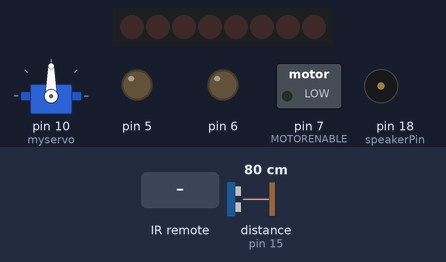
This sketch was run on a simulated Arduino Uno, built with avr-gcc and run on an emulated ATmega328P. Shown: 8 shift-register outputs drawn as a row of LEDs (first output left, lit = HIGH), servo, switched loads named in the sketch (green lamp = pin HIGH), output pins drawn as LEDs (lit = HIGH), buzzer (waves = sounding). Wiring (inferred from the names in the program): shift register (74HC595): data pin 8; shift clock pin 4; latch pin 12. Wiring (inferred from the signals the program sends): row of LEDs: on Q0, Q1, Q2, Q3, Q4, Q5, Q6, Q7. The inputs (shaded band) are chosen by the test bench; at power-on: distance to the obstacle (sensor on pin 15) 80 cm. The echo pulse lasts 58.3 µs per cm; pins used as bus, display or sensor lines are not drawn; what the sketch prints to the serial monitor is not drawn.

Above: at 1.7 s.
1.8 s: infrared code 0x9FD6A21A received
At 2.34 s:
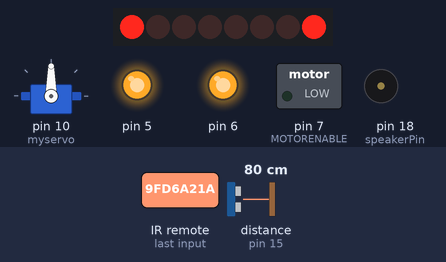
4.0 s: infrared code 0x17F77895 received
At 4.8 s:
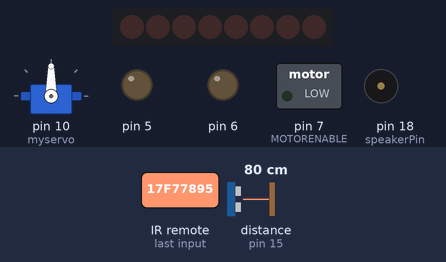
5.6 s: infrared code 0xEA7526F9 received
At 6.0 s:
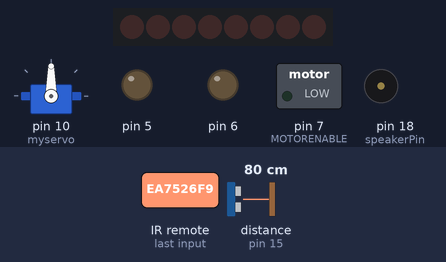
7.2 s: infrared code 0x2EB5C035 received
At 7.6 s:
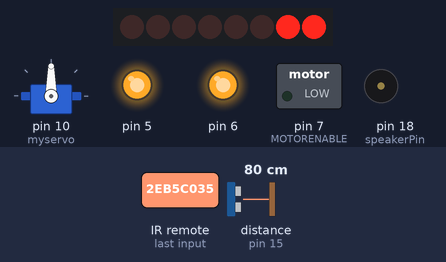
8.8 s: infrared code 0x129F1E59 received
At 9.6 s:
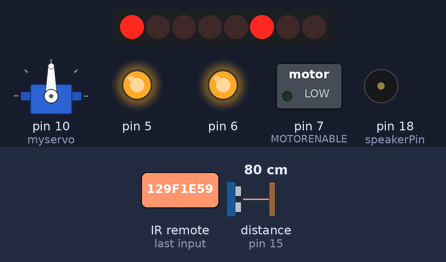
10.3 s: infrared code 0x2EB5C035 received
At 11.2 s:
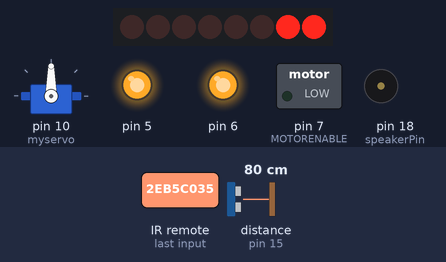
Timing chart, 0 to 12.9 s (numbered marks = the images above; inputs shaded):
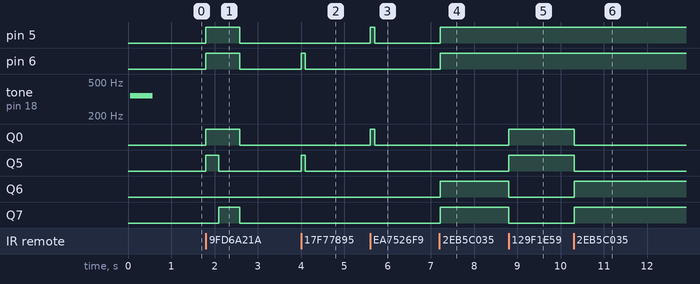

Measured:
- after the input at 1.8 s, pin 5, pin 6, Q0: LOW → HIGH at once, → LOW 0.78 s later; Q5: LOW → HIGH at once, → LOW 0.30 s later; Q7: LOW → HIGH after 0.30 s, → LOW 0.48 s later
- after the input at 4.0 s, pin 6, Q5: LOW → HIGH at once, → LOW 0.10 s later
- after the input at 5.6 s, pin 5, Q0: LOW → HIGH at once, → LOW 0.10 s later
- after the input at 7.2 s, pin 5, pin 6, Q6, Q7: LOW → HIGH at once
- after the input at 8.8 s, Q0, Q5: LOW → HIGH at once; Q6, Q7: HIGH → LOW at once
- after the input at 10.3 s, Q0, Q5: HIGH → LOW at once; Q6, Q7: LOW → HIGH at once

The sketch:

blp_2wd_bot2_rev4_servo_ino.ino
```cpp
// Simple Adafruit Motor Shield sketch
// -----------------------------------
//
// By arduino.cc user "Krodal".
// June 2012
// Open Source / Public Domain
//
// Using Arduino 1.0.1
//
// A simple sketch for the Adafruit motor shield,
// without using the Adafruit library.
//
// The outputs can be used for DC-motors
// (either full H-bridge or just On and Off), lights,
// relays, solenoids, etc.
// But stepper motors can not be used !
// Servo motors can be used with the default Servo library.
//
// A maximum of 4 DC motors can be used with full-bridge,
// or a maximum of 8 normal outputs, or a combination.
// Two servo motors can always be used, they use the +5V
// of the Arduino board, so the voltage regulator could
// get hot.
//
// Tested with an Ebay clone with the Arduino Uno.
//
// Parts of the code are from the Adafruit Motor Shield
// library.
// The Adafruit program is public domain.
// This code is also public domain
//
// This simplified program is using the normal
// Arduino library functions as much as possible.
//
// The motors will make a whistling sound,
// due to the analogWrite() PWM frequency.
// The Adafruit library is specifically designed to avoid
// this, so use the Adafruit library for a better result.
//
//
//
// Connector usage
// ---------------
// The order is different than what you would expect.
// If the Arduino (Uno) board is held with the USB
// connector to the left, the positive (A) side is
// at the top (north), and the negative (B) side is
// the bottom (south) for both headers.
//
//   Connector X1:
//     M1 on outside = MOTOR1_A   (+) north
//     M1 on inside  = MOTOR1_B   (-)
//     middle        = GND
//     M2 on inside  = MOTOR2_A   (+)
//     M2 on outside = MOTOR2_B   (-) south
//
//   Connector X2:
//     M3 on outside = MOTOR3_B   (-) south
//     M3 on inside  = MOTOR3_A   (+)
//     middle        = GND
//     M4 on inside  = MOTOR4_B   (-)
//     M4 on outside = MOTOR4_A   (+) north
//
//
//         -------------------------------
//         | -+s                         |
//         | -+s                         |
//    M1 A |                             | M4 A
//    M1 B |                             | M4 B
//    GND  |                             | GND
//    M2 A |                             | M3 A
//    M2 B |                             | M3 B
//         |                       ..... |
//         -------------------------------
//                + -
//
//
//
// Pin usage with the Adafruit Motorshield
// ---------------------------------------
// Analog pins: not used at all
//     A0 ... A5 are still available
//     They all can also be used as digital pins.
//     Also I2C (A4=SDA and A5=SCL) can be used.
//     These pins have a breadboard area on the shield.
// Digital pins: used: 3,4,5,6,7,8,9,10,11,12
//     Pin 9 and 10 are only used for the servo motors.
//     Already in use: 0 (RX) and 1 (TX).
//     Unused: 2,13
//     Pin 2 has an soldering hole on the board,
//           easy to connect a wire.
//     Pin 13 is also connected to the system led.
// I2C is possible, but SPI is not possible since
// those pins are used.
//

/*
 * IRremote: IRrecvDemo - demonstrates receiving IR codes with IRrecv
 * An IR detector/demodulator must be connected to the input RECV_PIN.
 * Version 0.1 July, 2009
 * Copyright 2009 Ken Shirriff
 * http://arcfn.com
 */


#include <Servo.h>
#include <IRremote.h>

int RECV_PIN = 16;  // IR REC Signal - A2
// Arduino pins for the shift register
#define MOTORLATCH 12
#define MOTORCLK 4
#define MOTORENABLE 7
#define MOTORDATA 8

// 8-bit bus after the 74HC595 shift register
// (not Arduino pins)
// These are used to set the direction of the bridge driver.
#define MOTOR1_A 2
#define MOTOR1_B 3
#define MOTOR2_A 1
#define MOTOR2_B 4
#define MOTOR3_A 5
#define MOTOR3_B 7
#define MOTOR4_A 0
#define MOTOR4_B 6

// Arduino pins for the PWM signals.
#define MOTOR1_PWM 11
#define MOTOR2_PWM 3
#define MOTOR3_PWM 6
#define MOTOR4_PWM 5
#define SERVO1_PWM 10
#define SERVO2_PWM 9

// Codes for the motor function.
#define FORWARD 1
#define BACKWARD 2
#define BRAKE 3
#define RELEASE 4


#define TRIGGER_PIN  14  // Arduino pin tied to trigger pin on the ultrasonic sensor.
#define ECHO_PIN     15  // Arduino pin tied to echo pin on the ultrasonic sensor.
#define MAX_DISTANCE 200 // Maximum distance we want to ping for (in centimeters). Maximum sensor distance is rated at 400-500cm.


#define C_FORWARD  10
#define C_BACKWARD 15
#define C_STOP  20
#define C_TURN_CC 30


int length = 7; // the number of notes
char notes[] = "ccggaagffeeddc"; // a space represents a rest
int beats[] = { 1, 1, 1, 1, 1, 1, 2, 1, 1, 1, 1, 1, 1, 2, 4 };
int tempo = 200;


// Declare classes for Servo connectors of the MotorShield.
 Servo servo_1;
 Servo servo_2;
   int count=0;
 int command[140];
 int commandTimer[140];
 int commandCounter=0;
 boolean record = false;
 int playbackCounter=0;

IRrecv irrecv(RECV_PIN);
decode_results results;
int speakerPin = 18;
bool forwardMode = false;

Servo myservo;  // create servo object to control a servo
                // twelve servo objects can be created on most boards

int pos = 0;    // variable to store the servo position


void setup()
{
   Serial.begin(9600);
   Serial.println("Simple Barry Robot sketch");

   // ultrasonic setup
   pinMode(TRIGGER_PIN,OUTPUT);
   pinMode(ECHO_PIN, INPUT); // Use LED indicator (if required)
   record = false;

   irrecv.enableIRIn(); // Start the receiver
   pinMode(speakerPin, OUTPUT);
   playNote('f', 500);

    myservo.attach(10);  // attaches the servo on pin 10 (servo1) to the servo object
}


void goForward(int time)
{
    Serial.print("FORWARD:");
    Serial.print(time);
    motor(3, BACKWARD,255);
    motor(4, BACKWARD, 255);
    delay(time);
    recordCommand(C_FORWARD, time);
}

void goBackward(int time)
{
    recordCommand(C_BACKWARD, time);
    Serial.print("BACKWARD:");
    Serial.print(time);
    motor(3, FORWARD,255);
    motor(4, FORWARD, 255);
    delay(time);
}

void turnCounterClock(int  time)
{
    recordCommand(C_TURN_CC, time);
    Serial.print("TURN CounterClockwise:");
    Serial.print(time);
    motor(3, FORWARD, 255);
    motor(4, RELEASE,0);
    delay(time);
}

void turnClockwise(int  time)
{
    Serial.print("TURN Clockwise:");
    Serial.print(time);
    motor(4, FORWARD, 255);
    motor(3, RELEASE,0);
    delay(time);
}

void spin(int  time)
{
    Serial.print("SPIN Clockwise:");
    Serial.print(time);
    motor(4, FORWARD, 255);
    motor(3, BACKWARD,255);
    delay(time);
}

void goStop(int time)
{
    recordCommand(C_STOP, time);
    Serial.print("STOP:");
    Serial.print(time);
    motor(3,RELEASE,0);
    motor(4,RELEASE,0);
    delay(time);
}

void recordCommand(int c, int time)
{
  if (record)
  {
     command[commandCounter] = c;
     commandTimer[commandCounter] = time;
    commandCounter++;
  }
}

  void rotateServo()
  {
      for(pos = 0; pos <= 180; pos += 5) // goes from 0 degrees to 180 degrees
    {                                  // in steps of 1 degree
      myservo.write(pos);              // tell servo to go to position in variable 'pos'
      delay(15);                       // waits 15ms for the servo to reach the position
    }
    for(pos = 180; pos>=0; pos-=5)     // goes from 180 degrees to 0 degrees
    {
      myservo.write(pos);              // tell servo to go to position in variable 'pos'
      delay(15);                       // waits 15ms for the servo to reach the position
    }
  }

void playback()
{
  record = false;
  // reverse
  playbackCounter = commandCounter--;
  for (int i=playbackCounter; i>=0; i--)
  {
    Serial.println("PLAYBACK ");
    Serial.println(i);
      int time = commandTimer[i];

      if (command[i] == C_FORWARD)
      {
        goBackward(time);
      }
      if (command[i] == C_TURN_CC)
      {
       turnClockwise(time);
      }
      if (command[i] == C_BACKWARD)
      {
        goForward(time);
      }
      if (command[i] == C_STOP)
      {
        goStop(time);
      }
  }
}


void loop()
{
//   if (forwardMode)
//   {
//        Serial.println("FWD-AUTO");
//
//         irrecv.resume(); // Receive the next value
//    }

    if (irrecv.decode(&results) )
      {

         Serial.println("REMOTERECEIVED:");
         Serial.println(results.value);

        // hitachi vcr remote
        if ((results.value == 0x2EB5C035) )
        {
          Serial.println("FWD");
          forwardMode =true;
          Serial.println("Going to forward mode");
//
//
//          long dist = ping ();
//          if (dist<90)
//          {
//            if (dist<30)
//            {
//              forwardMode = false;
//              goStop(50);
//              playNote('f', 50);
//            }
//            else
//            {
//                goForward(20);
//              playTone(dist*200, 50);
//            }
//          }
//          else
//          {
//            goForward(100);
//           // goStop(10);
//
//          }
         // goForward(100);
        }
        else if (results.value == 312417881)
        {
          Serial.println("STOP");
          goBackward(100);
          forwardMode= false;
        }
        else if  (results.value == 402094229)
        {
          Serial.println("REW");
          turnCounterClock(100);
             goStop(100);
              forwardMode= false;
        }
        else if (results.value == 3933546233)
        {
          Serial.println("FASTFWD");
          turnClockwise(100);
             goStop(100);
              forwardMode= false;
        }
        else if (results.value == 2540796281) // pause button
        {
          Serial.println("PAUSE");
          goStop(100);
           forwardMode= false;
        }
        else if (results.value == 3570438137) // menu
        {
           Serial.println("MENU");
           spin(500);
           goStop(100);
           forwardMode= false;
        }
       else if (results.value ==  3695300350)
       {
          Serial.println("POWER");
          play_robot_sound();
          rotateServo();
     //     play_robot_sound();
          goStop(100);
          forwardMode= false;
       }
       else if (results.value ==  2681643546)
       {
         Serial.println("UTURN:+100");
         // u-turn
         goBackward(300);
         spin(480);
         goStop(100);
         forwardMode= false;
       }
      else
      {
           goStop(50);
            forwardMode= false;
      }
      irrecv.resume(); // Receive the next value

  }
  else
  {
    if (forwardMode)
    {
        //  delay(20);
          long dist = ping ();
          if (dist<50)
          {
            // warn
             playTone(dist*200, 50);
             goForward(50);
             goStop(10);
             if (dist<30)
             {
               forwardMode = false;
               goStop(100);
               playNote('f', 50);
             }
//            if (dist<30)
//            {
//              goStop(50);
//              playNote('f', 50);
//            }
//            else
//            {
//                playTone(dist*200, 50);
//            }
          }
          else
          {
            goForward(100);
          }
    }
  }
  // autonomous mode

//  count++ ;
//  if(count==4)
//  {
//      record = false;
//    //  spin(5000);
//      goStop(1000);
//      playback();
//  }
//
//  if (count==5)
//  {
//    spin(5000);
//  }
//
//  if (count>3)
//  {
//
//     goStop(10000);
//  }
//  else
//  {
//
//    long dist = ping ();
//
//     while (dist>20)
//     {
//       goForward(100);
//       dist = ping();
//     }
//
//    if (dist==0)
//    {
//      count=20;
//      Serial.println("no sensor");
//    }
//
//    goStop(500);
//
//    goBackward(1000);
//
//    goStop(500);
//
//    turnCounterClock(300);
//
//    goStop(500);
//  }
}


// Initializing
// ------------
// There is no initialization function.
//
// The shiftWrite() has an automatic initializing.
// The PWM outputs are floating during startup,
// that's okay for the Adafruit Motor Shield, it stays off.
// Using analogWrite() without pinMode() is valid.
//


// ---------------------------------
// motor
//
// Select the motor (1-4), the command,
// and the speed (0-255).
// The commands are: FORWARD, BACKWARD, BRAKE, RELEASE.
//
void motor(int nMotor, int command, int speed)
{
   int motorA, motorB;

   if (nMotor >= 1 && nMotor <= 4)
   {
     switch (nMotor)
     {
     case 1:
       motorA   = MOTOR1_A;
       motorB   = MOTOR1_B;
       break;
     case 2:
       motorA   = MOTOR2_A;
       motorB   = MOTOR2_B;
       break;
     case 3:
       motorA   = MOTOR3_A;
       motorB   = MOTOR3_B;
       break;
     case 4:
       motorA   = MOTOR4_A;
       motorB   = MOTOR4_B;
       break;
     default:
       break;
     }

     switch (command)
     {
     case FORWARD:
       motor_output (motorA, HIGH, speed);
       motor_output (motorB, LOW, -1);     // -1: no PWM set
       break;
     case BACKWARD:
       motor_output (motorA, LOW, speed);
       motor_output (motorB, HIGH, -1);    // -1: no PWM set
       break;
     case BRAKE:
       // The AdaFruit library didn't implement a brake.
       // The L293D motor driver ic doesn't have a good
       // brake anyway.
       // It uses transistors inside, and not mosfets.
       // Some use a software break, by using a short
       // reverse voltage.
       // This brake will try to brake, by enabling
       // the output and by pulling both outputs to ground.
       // But it isn't a good break.
       motor_output (motorA, LOW, 255); // 255: fully on.
       motor_output (motorB, LOW, -1);  // -1: no PWM set
       break;
     case RELEASE:
       motor_output (motorA, LOW, 0);  // 0: output floating.
       motor_output (motorB, LOW, -1); // -1: no PWM set
       break;
     default:
       break;
     }
   }
}


// ---------------------------------
// motor_output
//
// The function motor_ouput uses the motor driver to
// drive normal outputs like lights, relays, solenoids,
// DC motors (but not in reverse).
//
// It is also used as an internal helper function
// for the motor() function.
//
// The high_low variable should be set 'HIGH'
// to drive lights, etc.
// It can be set 'LOW', to switch it off,
// but also a 'speed' of 0 will switch it off.
//
// The 'speed' sets the PWM for 0...255, and is for
// both pins of the motor output.
//   For example, if motor 3 side 'A' is used to for a
//   dimmed light at 50% (speed is 128), also the
//   motor 3 side 'B' output will be dimmed for 50%.
// Set to 0 for completelty off (high impedance).
// Set to 255 for fully on.
// Special settings for the PWM speed:
//    Set to -1 for not setting the PWM at all.
//
void motor_output (int output, int high_low, int speed)
{
   int motorPWM;

   switch (output)
   {
   case MOTOR1_A:
   case MOTOR1_B:
     motorPWM = MOTOR1_PWM;
     break;
   case MOTOR2_A:
   case MOTOR2_B:
     motorPWM = MOTOR2_PWM;
     break;
   case MOTOR3_A:
   case MOTOR3_B:
     motorPWM = MOTOR3_PWM;
     break;
   case MOTOR4_A:
   case MOTOR4_B:
     motorPWM = MOTOR4_PWM;
     break;
   default:
     // Use speed as error flag, -3333 = invalid output.
     speed = -3333;
     break;
   }

   if (speed != -3333)
   {
     // Set the direction with the shift register
     // on the MotorShield, even if the speed = -1.
     // In that case the direction will be set, but
     // not the PWM.
     shiftWrite(output, high_low);

     // set PWM only if it is valid
     if (speed >= 0 && speed <= 255)
     {
       analogWrite(motorPWM, speed);
     }
   }
}


// ---------------------------------
// shiftWrite
//
// The parameters are just like digitalWrite().
//
// The output is the pin 0...7 (the pin behind
// the shift register).
// The second parameter is HIGH or LOW.
//
// There is no initialization function.
// Initialization is automatically done at the first
// time it is used.
//
void shiftWrite(int output, int high_low)
{
   static int latch_copy;
   static int shift_register_initialized = false;

   // Do the initialization on the fly,
   // at the first time it is used.
   if (!shift_register_initialized)
   {
     // Set pins for shift register to output
     pinMode(MOTORLATCH, OUTPUT);
     pinMode(MOTORENABLE, OUTPUT);
     pinMode(MOTORDATA, OUTPUT);
     pinMode(MOTORCLK, OUTPUT);

     // Set pins for shift register to default value (low);
     digitalWrite(MOTORDATA, LOW);
     digitalWrite(MOTORLATCH, LOW);
     digitalWrite(MOTORCLK, LOW);
     // Enable the shift register, set Enable pin Low.
     digitalWrite(MOTORENABLE, LOW);

     // start with all outputs (of the shift register) low
     latch_copy = 0;

     shift_register_initialized = true;
   }

   // The defines HIGH and LOW are 1 and 0.
   // So this is valid.
   bitWrite(latch_copy, output, high_low);

   // Use the default Arduino 'shiftOut()' function to
   // shift the bits with the MOTORCLK as clock pulse.
   // The 74HC595 shiftregister wants the MSB first.
   // After that, generate a latch pulse with MOTORLATCH.
   shiftOut(MOTORDATA, MOTORCLK, MSBFIRST, latch_copy);
   delayMicroseconds(5);    // For safety, not really needed.
   digitalWrite(MOTORLATCH, HIGH);
   delayMicroseconds(5);    // For safety, not really needed.
   digitalWrite(MOTORLATCH, LOW);
}

   unsigned long ping(){
      unsigned int duration;
      unsigned int distance;
    //* The following trigPin/echoPin cycle is used to determine the
    // distance of the nearest object by bouncing soundwaves off of it. */
     digitalWrite(TRIGGER_PIN, LOW);
     delayMicroseconds(2);

     digitalWrite(TRIGGER_PIN, HIGH);
     delayMicroseconds(10);

     digitalWrite(TRIGGER_PIN, LOW);
     duration = pulseIn(ECHO_PIN, HIGH);

     //Calculate the distance (in cm) based on the speed of sound.
     distance = duration/58.2;

//     if (distance >= maximumRange || distance <= minimumRange){
//     /* Send a negative number to computer and Turn LED ON
//     to indicate "out of range" */
//     Serial.println("-1");
//     digitalWrite(LEDPin, HIGH);
//     }
//     else {
//     /* Send the distance to the computer using Serial protocol, and
//     turn LED OFF to indicate successful reading. */
//     Serial.println(distance);
//     digitalWrite(LEDPin, LOW);
//     }
       Serial.println("PING:");
       Serial.println(distance);

  //ultrasoundValue = (echo / 58.138) * .39; //convert to CM then to inches
  return distance;
 }


void playTone(int tone, int duration) {
  for (long i = 0; i < duration * 1000L; i += tone * 2) {
    digitalWrite(speakerPin, HIGH);
    delayMicroseconds(tone);
    digitalWrite(speakerPin, LOW);
    delayMicroseconds(tone);
  }
}

void playNote(char note, int duration) {
  char names[] = { 'c', 'd', 'e', 'f', 'g', 'a', 'b', 'C' };
  int tones[] = { 1915, 1700, 1519, 1432, 1275, 1136, 1014, 956 };

  // play the tone corresponding to the note name
  for (int i = 0; i < 8; i++) {
    if (names[i] == note) {
      playTone(tones[i], duration);
    }
  }
}

void play_robot_sound() {
  for (int i = 0; i < length; i++) {
    if (notes[i] == ' ') {
      delay(beats[i] * tempo); // rest
    } else {
      playNote(notes[i], beats[i] * tempo);
    }

    // pause between notes
    delay(tempo / 2);
  }


}
```
